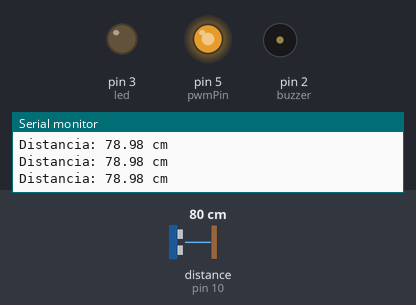
Recording of a sketch running on a simulated Arduino Uno, built with avr-gcc and run on an emulated ATmega328P. Shown: output pins drawn as LEDs (lit = HIGH), buzzer (waves = sounding, pin HIGH), the last lines printed to the serial monitor. Wiring (inferred from the names in the program): ultrasonic range finder: trigger pin 9; echo pin 10. The test bench sets the inputs (shaded band); at power-on: distance to the obstacle (sensor on pin 10) 80 cm. The echo pulse lasts 58.3 µs per cm; pins used as bus, display or sensor lines are not drawn.

Above: at 1.2 s.
1.3 s: distance to the obstacle (sensor on pin 10) set to 2 cm
At 2.7 s:
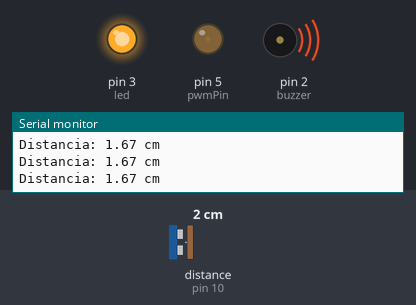
3.0 s: distance to the obstacle (sensor on pin 10) set to 4 cm
At 4.2 s:
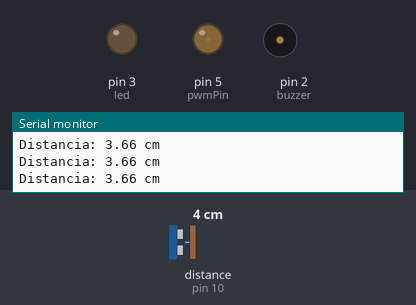
4.5 s: distance to the obstacle (sensor on pin 10) set to 35 cm
At 5.7 s:
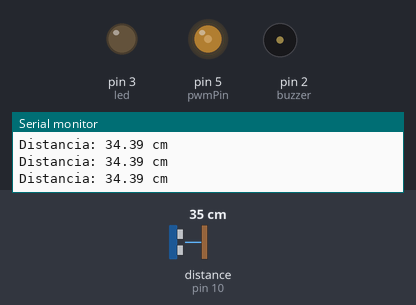
6.0 s: distance to the obstacle (sensor on pin 10) set to 60 cm
At 6.3 s:
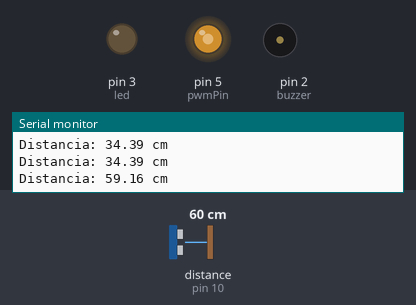
Timing chart, 0 to 8.5 s (numbered marks = the images above; inputs shaded):
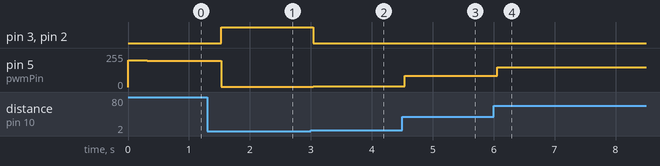

The sketch:

SensorPWMAlarmaArduino.ino
```cpp
// ——— Definición de pines ———
const int led         = 3;    // LED indicador
const int buzzer      = 2;    // Buzzer activo
const int trigPin     = 9;    // Trigger HC-SR04
const int echoPin     = 10;   // Echo HC-SR04
const int pwmPin      = 5;    // PWM de salida al ESP32

// ——— Parámetros de mapeo PWM ———
const float maxDistance = 100.0;  // Ahora la distancia máxima mapeada es 100 cm

void setup() {
  Serial.begin(9600);

  pinMode(trigPin, OUTPUT);
  pinMode(echoPin, INPUT);
  pinMode(buzzer, OUTPUT);
  pinMode(led,    OUTPUT);
  pinMode(pwmPin, OUTPUT);

  digitalWrite(buzzer, LOW);
  digitalWrite(led,    LOW);
  analogWrite(pwmPin,  0);    // Duty = 0% al inicio
}

void loop() {
  // 1) Disparo
  digitalWrite(trigPin, LOW);
  delayMicroseconds(2);
  digitalWrite(trigPin, HIGH);
  delayMicroseconds(15);
  digitalWrite(trigPin, LOW);

  // 2) Duración del eco
  long duration = pulseIn(echoPin, HIGH);

  // 3) Cálculo de distancia
  float distance = duration * 0.034 / 2;  // cm

  // 4) Serial
  Serial.print("Distancia: ");
  Serial.print(distance);
  Serial.println(" cm");

  // 5) Alarma (3 cm para río arriba  5 cm para río abajo)
  if (distance <= 3) {
    digitalWrite(buzzer, HIGH);
    digitalWrite(led,    HIGH);
  } else {
    digitalWrite(buzzer, LOW);
    digitalWrite(led,    LOW);
  }

  // 6) PWM proporcional con máxima distancia = 100 cm
  float d = constrain(distance, 0, maxDistance);
  int duty = map(int(d), 0, int(maxDistance), 0, 255);
  analogWrite(pwmPin, duty);

  // 7) Pausa
  delay(300);
}
```

Measured:
- after the input at 1.3 s, pin 3 (led), pin 2 (buzzer): LOW → HIGH after 0.23 s; pin 5 (pwmPin): 198/255 → 2/255 after 0.23 s
- after the input at 3.0 s, pin 3 (led), pin 2 (buzzer): HIGH → LOW at once; pin 5 (pwmPin): 2/255 → 7/255 at once
- after the input at 4.5 s, pin 5 (pwmPin): 7/255 → 86/255 at once
- after the input at 6.0 s, pin 5 (pwmPin): 86/255 → 150/255 after 0.06 s
